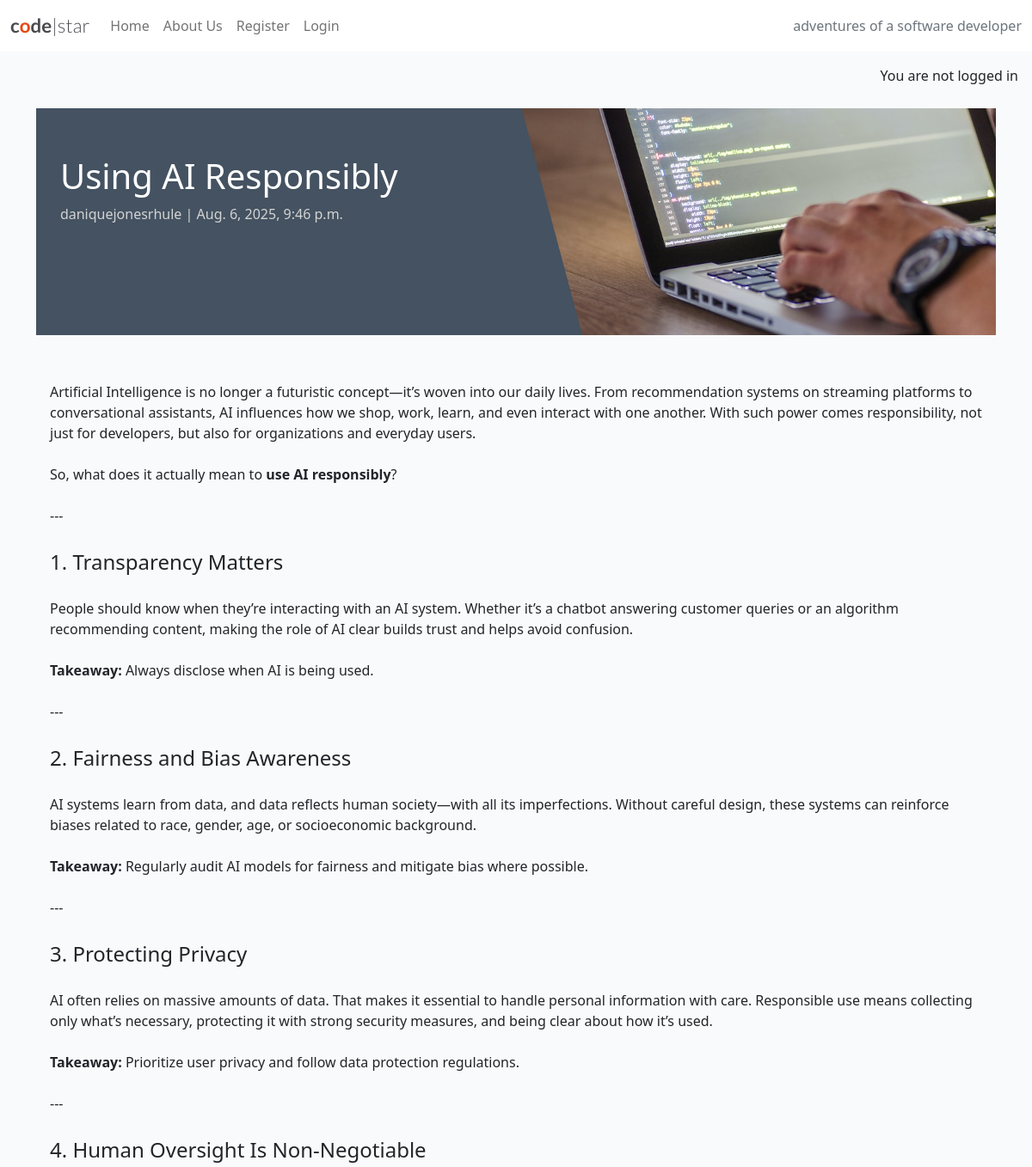
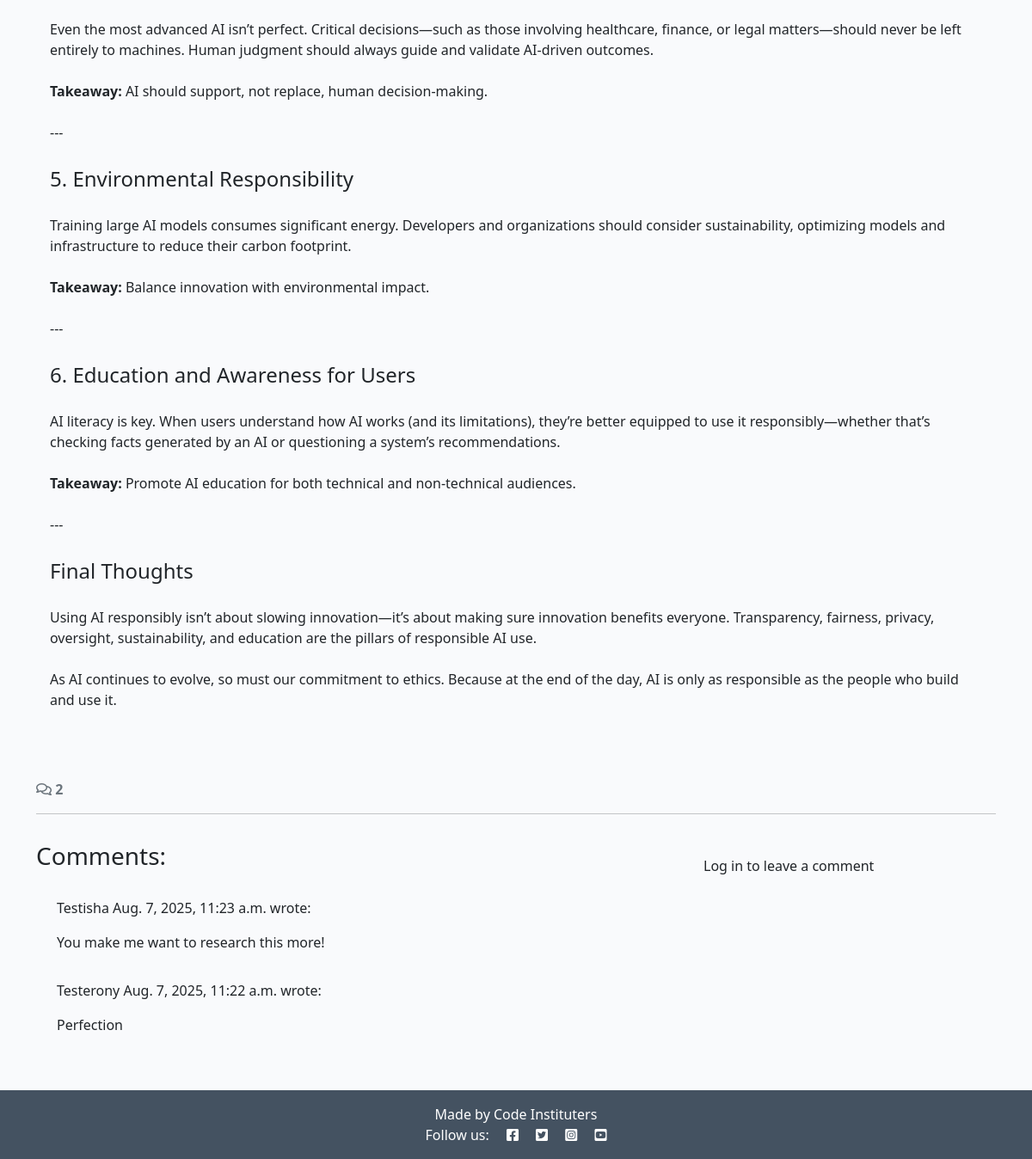
/using-AI-responsibly/, run on the app's committed database (2 pictures, top to bottom).
### blog/models.py (models this page shows, shortened)
class Post(models.Model):
    title = models.CharField(max_length=200, unique=True)
    slug = models.SlugField(max_length=200, unique=True)
    excerpt = models.TextField(blank=True)
    author = models.ForeignKey(
        User, on_delete=models.CASCADE, related_name="blog_posts")
    featured_image = CloudinaryField('image', default='placeholder')
    content = models.TextField()
    created_on = models.DateTimeField(auto_now_add=True)
    status = models.IntegerField(choices=STATUS, default=0)
    updated_on = models.DateTimeField(auto_now=True)

class Comment(models.Model):
    post = models.ForeignKey(
        Post, on_delete=models.CASCADE, related_name="comments")
    author = models.ForeignKey(
        User, on_delete=models.CASCADE, related_name="commenter")
    body = models.TextField()
    approved = models.BooleanField(default=False)
    created_on = models.DateTimeField(auto_now_add=True)
    class Meta:
        ordering = ["created_on"]

### blog/views.py (the view, shortened to what this page needs)
# urls.py: path('<slug:slug>/', views.post_detail, name='post_detail'),
def post_detail(request, slug):
    queryset = Post.objects.filter(status=1)
    post = get_object_or_404(queryset, slug=slug)
    comments = post.comments.all().order_by("-created_on")
    comment_count = post.comments.filter(approved=True).count()
    comment_form = CommentForm()
    return render(
        request,
        "blog/post_detail.html",
        {
            "post": post,
            "comments": comments,
            "comment_count": comment_count,
            "comment_form": comment_form,
        },
    )

### blog/templates/blog/post_detail.html (shortened to what this page needs)
{% extends 'base.html' %} {% block content %} {% load static %} {% load crispy_forms_tags %}
<div class="masthead">
  <div class="container">
    <div class="row g-0">
      <div class="col-md-6 masthead-text">
        <h1 class="post-title">{{ post.title }}</h1>
        <p class="post-subtitle">{{ post.author }} | {{ post.created_on }}</p>
      </div>
      <div class="d-none d-md-block col-md-6 masthead-image">
        <img
          src="{% static 'images/default.jpg' %}"
          class="scale"
          alt="placeholder"
        >
      </div>
    </div>
  </div>
</div>
<div class="container">
  <div class="row">
    <div class="col card mb-4 mt-3 left top">
      <div class="card-body">
        <p class="card-text">{{ post.content | safe }}</p>
      </div>
    </div>
  </div>
  <div class="row">
    <div class="col-12">
      <strong class="text-secondary">
        <i class="far fa-comments"></i> {{ comment_count }}
      </strong>
    </div>
    <div class="col-12">
      <hr>
    </div>
  </div>
  <div class="row">
    <div class="col-md-8 card mb-4 mt-3">
      <h3>Comments:</h3>
      <div class="card-body">
        {% for comment in comments %}
        <div
          class="p-2 comments {% if not comment.approved and comment.author == user %} faded{% elif not comment.approved %} d-none{% endif %}"
        >
          <p class="font-weight-bold">
            {{ comment.author }}
            <span class="font-weight-normal"> {{ comment.created_on }} </span>
            wrote:
          </p>
          <div id="comment{{ comment.id }}">
            {{ comment.body | linebreaks }}
          </div>
        </div>
        {% endfor %}
      </div>
    </div>
    <div class="col-md-4 card mb-4 mt-3">
      <div class="card-body">
        {% if user.is_authenticated %}
        <h3>Leave a comment:</h3>
        <p>Posting as: {{ user.username }}</p>
        <form id="commentForm" method="post" style="margin-top: 1.3em">
          {{ comment_form | crispy }} {% csrf_token %}
          <button id="submitButton" type="submit" class="btn btn-signup btn-lg">
            Submit
          </button>
        </form>
        {% else %}
        <p>Log in to leave a comment</p>
        {% endif %}
      </div>
    </div>
  </div>
</div>
{% endblock content %}

### templates/base.html (shortened to what this page needs)
{% load static %} {% url 'home' as home_url %} {% url 'about-us' as about_url %}
{% url 'account_login' as login_url %} {% url 'account_signup' as signup_url %}
{% url 'account_logout' as logout_url %}
<!DOCTYPE html>
<html class="h-100" lang="en">
  <head>
    <link
      rel="stylesheet"
      href="https://cdnjs.cloudflare.com/ajax/libs/font-awesome/5.15.3/css/all.min.css"
    >
    <link
      href="https://cdn.jsdelivr.net/npm/bootstrap@5.0.1/dist/css/bootstrap.min.css"
      rel="stylesheet"
    >
    <link rel="stylesheet" href="{% static 'css/style.css' %}">
  </head>
  <body class="d-flex flex-column h-100 main-bg">
    <nav class="navbar navbar-expand-lg navbar-light bg-white">
      <div class="container-fluid">
        <a class="navbar-brand" href="{% url 'home' %}"
          ><span class="brand"
            >c<span class="red-o">o</span>de<span class="thin"
              >|star</span
            ></span
          ></a
        >
        <div class="collapse navbar-collapse" id="navbarText">
          <ul class="navbar-nav me-auto mb-2 mb-lg-0">
            <li class="nav-item">
              <a
                class="nav-link "
                href="{% url 'home' %}"
                >Home</a
              >
            </li>
            <li class="nav-item">
              <a
                class="nav-link "
                href="{% url 'about-us' %}"
                >About Us</a
              >
            </li>
            {% if user.is_authenticated %}
            <li class="nav-item">
              <a
                class="nav-link {% if request.path == logout_url %}active"
                aria-current="page{% endif %}"
                href="{% url 'account_logout' %}"
                >Logout</a
              >
            </li>
            {% else %}
            <li class="nav-item">
              <a
                class="nav-link "
                href="{% url 'account_signup' %}"
                >Register</a
              >
            </li>
            <li class="nav-item">
              <a
                class="nav-link "
                href="{% url 'account_login' %}"
                >Login</a
              >
            </li>
            {% endif %}
          </ul>
          <span class="navbar-text text-muted">
            adventures of a software developer
          </span>
        </div>
      </div>
    </nav>
    <main class="flex-shrink-0 main-bg">
      {% if user.is_authenticated %}
      <p class="text-end m-3">You are logged in as {{ user }}</p>
      {% else %}
      <p class="text-end m-3">You are not logged in</p>
      {% endif %} {% block content %}{% endblock content %}
    </main>
    <footer class="footer mt-auto py-3 dark-bg">
      <p class="m-0 text-center text-white">
        {% block copyright %} Made by Code Instituters {% endblock copyright %}
      </p>
      <p class="m-0 text-center text-white">
        Follow us: <i class="fab fa-facebook-square ms-3"></i>
        <i class="fab fa-twitter-square ms-3"></i>
        <i class="fab fa-instagram-square ms-3"></i>
        <i class="fab fa-youtube-square ms-3"></i>
      </p>
    </footer>
</body>
</html>

### static/css/style.css (style rules this page uses)
body { background-color: #F9FAFC; }
.brand { font-family: Lato, sans-serif; font-size: 1.4rem; font-weight: 700; color: #4A4A4F; }
.red-o { color: #E84610; }
.thin { font-weight: 300; }
.dark-bg { background-color: #445261; }
.main-bg { background-color: #F9FAFC; }
.card { border: none; background-color: transparent; }
.scale { width: 100%; height: auto; }
.masthead { margin-top: 10px; overflow: hidden; position: relative; display: inline-block; height: 33vh; width: 100%; }
.masthead-text { background-color: #445261; color: white; position: relative; }
.masthead-image { position: relative; overflow: hidden; }
.masthead-image:after { content: ""; position: absolute; top: 0; right: 90%; height: 100%; width: 150%; background: #445261; -webkit-transform: skew(15deg); -moz-transform: skew(15deg); transform: skew(15deg); z-index: 100; }
.post-title { margin-top: 10%; margin-left: 5%; }
.post-subtitle { margin-left: 5%; color: lightgray; }

### data on the page
Post: title "Using AI Responsibly", author "daniquejonesrhule", created_on "Aug. 6, 2025, 9:46 p.m.", content "Artificial Intelligence is no longer a futuristic concept—it’s woven into our daily lives. From recommendation systems on streaming platforms to conversational assistants, AI influences how we shop, work, learn, and even interact with one another. With such power comes responsibility, not just for developers, but also for organizations and everyday users. So, what does it actually mean to use AI responsibly ? --- 1. Transparency Matters People should know when they’re interacting with an AI system. Whether it’s a chatbot answering customer queries or an algorithm recommending content, making the role of AI clear builds trust and helps avoid confusion. Takeaway: Always disclose when AI is…"
Comment: author "Testisha", created_on "Aug. 7, 2025, 11:23 a.m.", body "You make me want to research this more!"
Comment: author "Testerony", created_on "Aug. 7, 2025, 11:22 a.m.", body "Perfection"

### other printed values
{{ comment_count }} "2"
